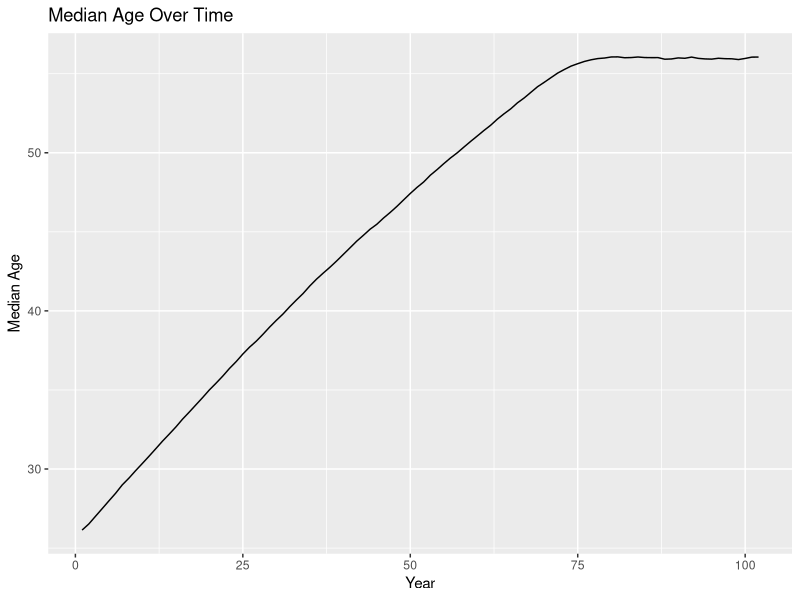
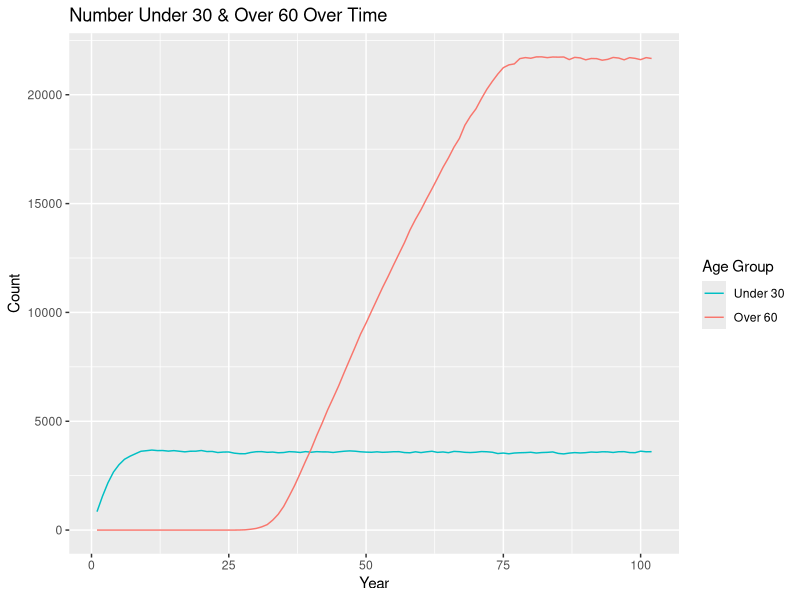
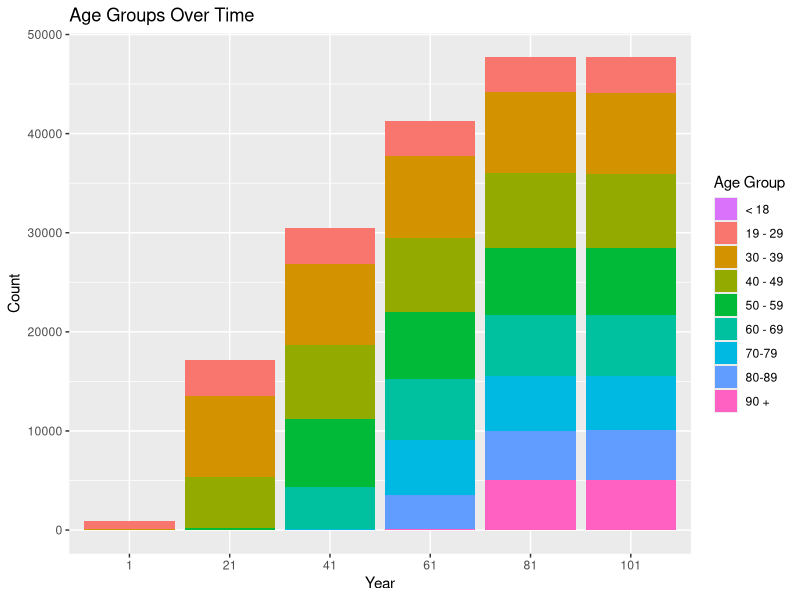

These charts were generated, in order, by the following R code:
## ---- chunk 1
knitr::opts_chunk$set(echo = TRUE)
## ---- chunk 2
library(tidyverse)
## ---- chunk 3
set.seed(12345)
## ---- chunk 4
population <- 
  rnorm(n = 1000, mean = 26, sd = 3) %>% 
  enframe() %>% 
  select(value) %>% 
  rename(original_age = value) %>% 
  mutate(current_age = original_age, years_incarcerated = 0, odds_of_removal = 0.01)
  #mutate(eligible_for_parole = FALSE)

overall <-
  tibble(year = 1, total_population = nrow(population), 
         median_age = median(population$current_age)) %>% 
  mutate(less_than_18 = pull(count(filter(population, current_age <= 18))),
         `19_to_29` = pull(count(filter(population, current_age >= 19 & current_age <= 29))),
         `30_to_39` = pull(count(filter(population, current_age >= 30 & current_age <= 39))),
         `40_to_49` = pull(count(filter(population, current_age >= 40 & current_age <= 49))),
         `50_to_59` = pull(count(filter(population, current_age >= 50 & current_age <= 59))),
         `60_to_69` = pull(count(filter(population, current_age >= 60 & current_age <= 69))),
         `70_to_79` = pull(count(filter(population, current_age >= 70 & current_age <= 79))),
         `80_to_89` = pull(count(filter(population, current_age >= 80 & current_age <= 89))),
         over_90 = pull(count(filter(population, current_age >= 90))))
## ---- chunk 5
one_year_population <- function(data) {
  # age & years incarcerated increases by 1
  data$current_age <- data$current_age + 1
  data$years_incarcerated <- data$years_incarcerated + 1
  
  # NOT TOTALLY FUNCTIONAL!!!
  # checks if eligible for parole
  # if eligibility has been checked and odds of removal has increased, does not increase again
  #if (data$years_incarcerated > 20 & !data$eligible_for_parole) {
    #data$odds_of_removal <- data$odds_of_removal + 0.1
    #data$eligible_for_parole <- TRUE
  #}
  
  # randomly removes 1 percent
  # odds of death should increase with age but 0.01*nrow(data) is how many observations removed
  # instead should remove based on odds of removal
  data <- data[-sample(1:nrow(data), 0.01*nrow(data)),]
  
  # adds 1000 more
  incoming <- 
    rnorm(n = 1000, mean = 26, sd = 3) %>% 
    enframe() %>% 
    select(value) %>% 
    rename(original_age = value) %>% 
    mutate(current_age = original_age, years_incarcerated = 0, odds_of_removal = 0.01)
    #mutate(eligible_for_parole = FALSE)
  data <- rbind(data, incoming)
  
  # removes any observations with age greater than 100
  data <- data %>% 
    filter(current_age < 100)
}

one_year_overall <- function(data, p) {
    incoming <-
      tibble(year = last(data$year) + 1, total_population = nrow(p), 
             median_age = median(p$current_age)) %>% 
      mutate(less_than_18 = pull(count(filter(p, current_age <= 18))),
             `19_to_29` = pull(count(filter(p, current_age >= 19 & current_age <= 29))),
             `30_to_39` = pull(count(filter(p, current_age >= 30 & current_age <= 39))),
             `40_to_49` = pull(count(filter(p, current_age >= 40 & current_age <= 49))),
             `50_to_59` = pull(count(filter(p, current_age >= 50 & current_age <= 59))),
             `60_to_69` = pull(count(filter(p, current_age >= 60 & current_age <= 69))),
             `70_to_79` = pull(count(filter(p, current_age >= 70 & current_age <= 79))),
             `80_to_89` = pull(count(filter(p, current_age >= 80 & current_age <= 89))),
             over_90 = pull(count(filter(p, current_age >= 90))))
    data <- rbind(data, incoming)
}
## ---- chunk 6
population <- one_year_population(population)
overall <- one_year_overall(overall, population)

# extend 100 years until stable
test_population <- population
test_overall <- overall
for (i in 1:100) {
  test_population <- one_year_population(test_population)
  test_overall <- one_year_overall(test_overall, test_population)
}
## ---- chunk 7
ggplot(data = test_overall, mapping = aes(x = year, y = median_age)) +
  geom_line() +
  labs(title = "Median Age Over Time", x = "Year", y = "Median Age")

test_overall %>% 
  mutate(under_30 = `19_to_29` + less_than_18, 
         over_60 = `60_to_69` + `70_to_79` + `80_to_89` + over_90) %>% 
  select(year, under_30, over_60) %>% 
  ggplot(data = ., mapping = aes(x = year, group = 1)) +
  geom_line(mapping = aes(y = under_30, color = "under_30")) +
  geom_line(mapping = aes(y = over_60, color = "over_60")) +
  labs(title = "Number Under 30 & Over 60 Over Time", x = "Year", y = "Count") +
  scale_color_discrete(name = "Age Group",
                       breaks = c("under_30", "over_60"), labels = c("Under 30", "Over 60"))

test_overall_long <- test_overall %>% 
  select(year, less_than_18:over_90) %>% 
  mutate(year = as.character(year)) %>% 
  pivot_longer(-year, names_to = "age_group", values_to = "count") %>% 
  filter(year == "1" | year == "21" | year == "41" | year == "61" | year == "81" | year == "101")

ggplot(data = test_overall_long, mapping = aes(x = year, y = count, fill = age_group)) +
  geom_bar(position = "stack", stat = "identity") +
  labs(title = "Age Groups Over Time", x = "Year", y = "Count") +
  scale_x_discrete(limits = c("1", "21", "41", "61", "81", "101")) +
  scale_fill_discrete(name = "Age Group",
                      breaks = c("less_than_18", "19_to_29", "30_to_39", "40_to_49", "50_to_59",
                                 "60_to_69", "70_to_79", "80_to_89", "over_90"),
                      labels = c("< 18", "19 - 29", "30 - 39", "40 - 49", "50 - 59", "60 - 69",
                                 "70-79", "80-89", "90 +"))
